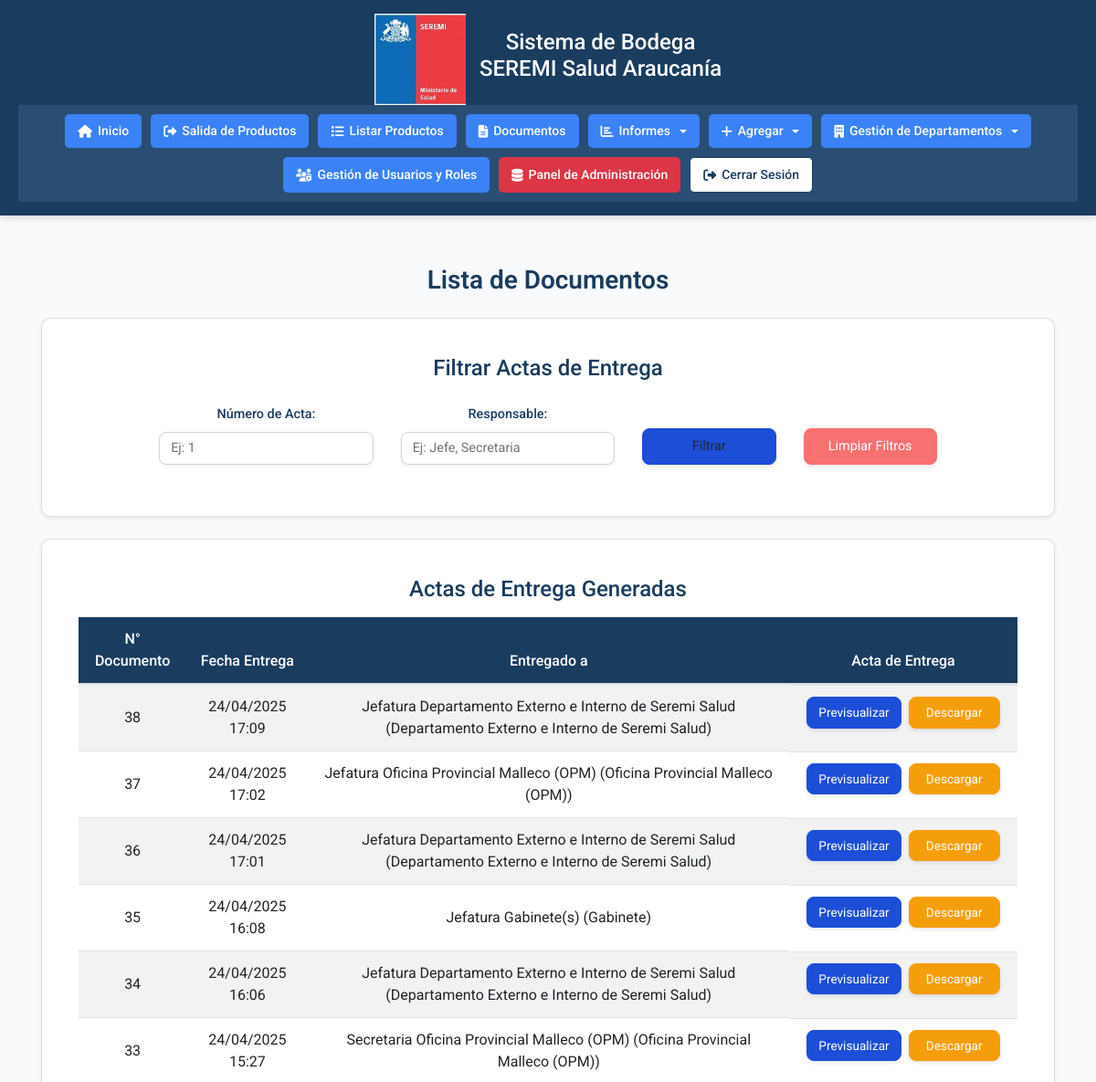
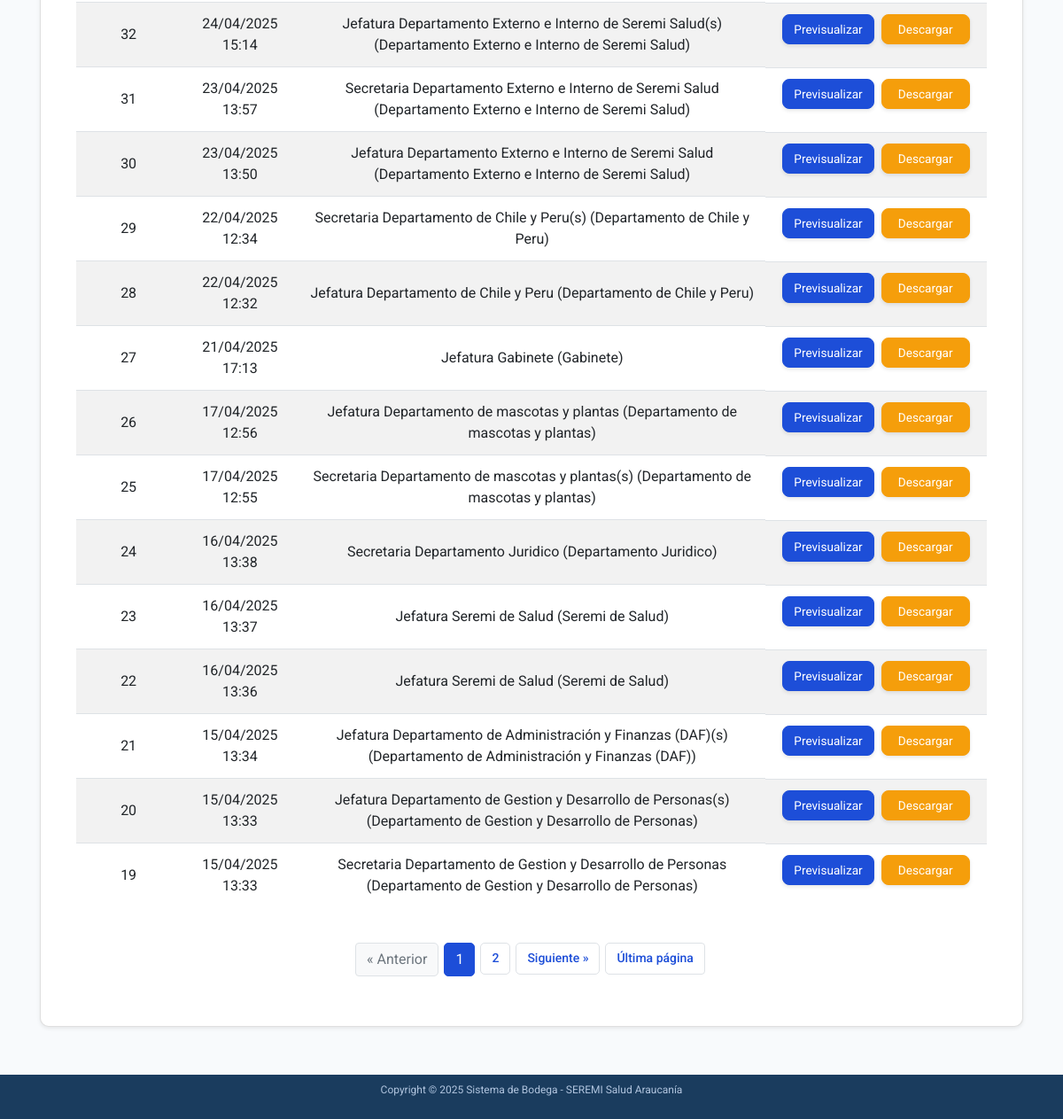
The page /accounts/listar-actas/ (signed in) on the database its author committed (2 pictures, top to bottom).
### accounts/models.py (models this page shows, shortened)
class ActaEntrega(models.Model):
    numero_acta = models.IntegerField()
    departamento = models.CharField(max_length=100)
    responsable = models.ForeignKey(
        'Responsable',
        on_delete=models.SET_NULL,
        null=True,
        related_name='actas_responsable',
        verbose_name="Responsable"
    )
    fecha = models.DateTimeField(auto_now_add=True)
    producto = models.ForeignKey(Producto, on_delete=models.CASCADE)
    cantidad = models.IntegerField()
    generador = models.ForeignKey(
        CustomUser,
        on_delete=models.SET_NULL,
        null=True,
        related_name='actas_generadas',
        verbose_name="Generador"
    )
    numero_siscom = models.CharField(max_length=50, blank=True, null=True)
    observacion = models.TextField(blank=True, null=True)
    class Meta:
        unique_together = ('numero_acta', 'producto')

class Responsable(models.Model):
    TIPO_RESPONSABLE = [
        ('Jefatura', 'Jefatura'),
        ('Jefatura Subrogante', 'Jefatura Subrogante'),
        ('Secretaria', 'Secretaria'),
        ('Secretaria Subrogante', 'Secretaria Subrogante'),
    ]
    departamento = models.ForeignKey(Departamento, on_delete=models.CASCADE, related_name='responsables')
    tipo = models.CharField(max_length=50, choices=TIPO_RESPONSABLE)
    nombre = models.CharField(max_length=100)
    class Meta:
        unique_together = ('departamento', 'tipo')
    def __str__(self):
        return f"{self.nombre} ({self.departamento.nombre})"

class Departamento(models.Model):
    nombre = models.CharField(max_length=100, unique=True)
    activo = models.BooleanField(default=True)

### accounts/views.py (the view)
# urls.py: path('listar-actas/', views.listar_actas, name='listar-actas'),  # Listar todas las actas de entrega
@login_required
def listar_actas(request):
    limpiar_sesion_productos_salida(request)
    actas = ActaEntrega.objects.all().order_by('-numero_acta')
    query_numero_acta = request.GET.get('numero_acta', '')
    query_responsable = request.GET.get('responsable', '')
    if query_numero_acta:
        try:
            actas = actas.filter(numero_acta__startswith=int(query_numero_acta))
        except ValueError:
            messages.error(request, 'El número de acta debe ser un valor numérico.')
    if query_responsable:
        actas = actas.filter(responsable__nombre__icontains=query_responsable)
    actas_dict = {acta.numero_acta: acta for acta in actas}
    actas_lista = sorted(actas_dict.values(), key=lambda x: x.numero_acta, reverse=True)
    page_obj = paginar_resultados(request, actas_lista, items_por_pagina=20)
    return render(request, 'accounts/listar_actas.html', {
        'actas': page_obj,
        'query_numero_acta': query_numero_acta,
        'query_responsable': query_responsable,
    })

### accounts/auth_backend.py (called while the page is built)
    def get_user(self, user_id):
        UserModel = get_user_model()
        try:
            return UserModel.objects.get(pk=user_id)
        except UserModel.DoesNotExist:
            return None

### accounts/views.py (called while the page is built)
def limpiar_sesion_productos_salida(request):
    if 'productos_salida' in request.session:
        del request.session['productos_salida']

def paginar_resultados(request, objetos, items_por_pagina=20):
    paginator = Paginator(objetos, items_por_pagina)
    page = request.GET.get('page')
    try:
        page_obj = paginator.page(page)
    except PageNotAnInteger:
        page_obj = paginator.page(1)
    except EmptyPage:
        page_obj = paginator.page(paginator.num_pages)
    return page_obj

### accounts/templates/accounts/listar_actas.html (shortened to what this page needs)
{% extends 'accounts/home.html' %}
{% load static %}
{% block content %}
<div class="container mt-4">
    <h2 class="text-center mb-4" style="color: #1a3c5e; font-weight: 600;">Lista de Documentos</h2>
    <div class="card form-card shadow-sm mb-4">
        <div class="card-body">
            <h4 class="text-center mb-4" style="color: #1a3c5e;">Filtrar Actas de Entrega</h4>
            <form method="get" class="row justify-content-center" id="search-form">
                <div class="col-md-3 mb-3">
                    <label for="numero_acta" class="form-label" style="color: #1a3c5e; font-weight: 500;">Número de Acta:</label>
                    <input type="number" name="numero_acta" id="numero_acta" class="form-control" value="{{ query_numero_acta }}" placeholder="Ej: 1">
                </div>
                <div class="col-md-3 mb-3">
                    <label for="responsable" class="form-label" style="color: #1a3c5e; font-weight: 500;">Responsable:</label>
                    <input type="text" name="responsable" id="responsable" class="form-control" value="{{ query_responsable }}" placeholder="Ej: Jefe, Secretaria">
                </div>
                <div class="col-md-2 mb-3 d-flex align-items-end">
                    <button type="button" id="filter-btn" class="btn btn-primary-custom btn-sm w-100">Filtrar</button>
                </div>
                <div class="col-md-2 mb-3 d-flex align-items-end">
                    <a href="{% url 'listar-actas' %}" class="btn btn-cancel-custom btn-sm w-100">Limpiar Filtros</a>
                </div>
            </form>
        </div>
    </div>
    <div class="card form-card shadow-sm mb-4">
        <div class="card-body">
            <h4 class="text-center mb-3" style="color: #1a3c5e;">Actas de Entrega Generadas</h4>
            <div id="table-container">
                {% if actas %}
                    <div class="table-responsive">
                        <table class="table table-striped table-hover">
                            <thead style="background-color: #1a3c5e; color: white;">
                                <tr>
                                    <th>N° Documento</th>
                                    <th>Fecha Entrega</th>
                                    <th>Entregado a</th>
                                    <th class="action-column">Acta de Entrega</th>
                                </tr>
                            </thead>
                            <tbody id="actas-table-body">
                                {% for acta in actas %}
                                    <tr>
                                        <td>{{ acta.numero_acta }}</td>
                                        <td>{{ acta.fecha|date:"d/m/Y H:i" }}</td>
                                        <td>{{ acta.responsable }}</td>
                                        <td class="action-buttons">
                                            <a href="{% url 'ver-acta-pdf' acta.numero_acta 'inline' %}" class="btn btn-preview-custom btn-sm" target="_blank">Previsualizar</a>
                                            <a href="{% url 'ver-acta-pdf' acta.numero_acta 'attachment' %}" class="btn btn-download-custom btn-sm">Descargar</a>
                                        </td>
                                    </tr>
                                {% endfor %}
                            </tbody>
                        </table>
                    </div>
                    {% if actas.has_other_pages %}
                        <nav aria-label="Paginación de actas">
                            <ul class="pagination justify-content-center mt-4">
                                {% if actas.has_previous %}
                                    <li class="page-item">
                                        <a class="page-link" href="?page={{ actas.previous_page_number }}{% if query_numero_acta %}&numero_acta={{ query_numero_acta }}{% endif %}{% if query_responsable %}&responsable={{ query_responsable }}{% endif %}" data-page="{{ actas.previous_page_number }}" aria-label="Anterior">
                                            <span aria-hidden="true">« Anterior</span>
                                        </a>
                                    </li>
                                {% else %}
                                    <li class="page-item disabled">
                                        <span class="page-link" aria-label="Anterior">
                                            <span aria-hidden="true">« Anterior</span>
                                        </span>
                                    </li>
                                {% endif %}
                                {% with start=actas.number|add:-5 end=actas.number|add:5 %}
                                    {% for num in actas.paginator.page_range %}
                                        {% if num >= start and num <= end %}
                                            {% if actas.number == num %}
                                                <li class="page-item active">
                                                    <span class="page-link">{{ num }} <span class="sr-only">(actual)</span></span>
                                                </li>
                                            {% else %}
                                                <li class="page-item">
                                                    <a class="page-link" href="?page={{ num }}" data-page="{{ num }}">{{ num }}</a>
                                                </li>
                                            {% endif %}
                                        {% endif %}
                                    {% endfor %}
                                {% endwith %}
                                {% if actas.has_next %}
                                    <li class="page-item">
                                        <a class="page-link" href="?page={{ actas.next_page_number }}" data-page="{{ actas.next_page_number }}" aria-label="Siguiente">
                                            <span aria-hidden="true">Siguiente »</span>
                                        </a>
                                    </li>
                                {% else %}
                                    <li class="page-item disabled">
                                        <span class="page-link" aria-label="Siguiente">
                                            <span aria-hidden="true">Siguiente »</span>
                                        </span>
                                    </li>
                                {% endif %}
                                <li class="page-item">
                                    <a class="page-link" href="?page={{ actas.paginator.num_pages }}" data-page="{{ actas.paginator.num_pages }}" aria-label="Última página">
                                        <span aria-hidden="true">Última página</span>
                                    </a>
                                </li>
                            </ul>
                        </nav>
                    {% endif %}
                {% else %}
                    <p class="text-center" style="color: #64748b;">No hay actas de entrega generadas.</p>
                {% endif %}
            </div>
        </div>
    </div>
</div>
{% endblock %}

### accounts/templates/accounts/home.html (style rules this page uses)
* { margin: 0; padding: 0; box-sizing: border-box; font-family: 'Roboto', Arial, sans-serif; }
body { background-color: #f8fafc; display: flex; flex-direction: column; min-height: 100vh; }
nav { display: flex; justify-content: center; gap: 10px; flex-wrap: wrap; }
nav a, .nav-button { color: white; text-decoration: none; padding: 8px 14px; background-color: #3b82f6; border-radius: 5px; transition: background-color 0.3s ease, transform 0.1s ease; display: flex; align-items: center; gap: 6px; font-size: 14px; font-weight: 500; }
main .container { width: 100%; padding: 0 15px; box-sizing: border-box; }
main h2 { color: #1a3c5e; font-size: 28px; font-weight: 700; margin-bottom: 10px; }
.form-card { background-color: #ffffff; border-radius: 10px; padding: 20px; max-width: 100%; margin: 0 auto; box-shadow: 0 4px 6px rgba(0, 0, 0, 0.1); }

### accounts/templates/accounts/listar_actas.html (style rules this page uses)
.form-card { background-color: #ffffff; border-radius: 10px; padding: 20px; max-width: 100%; margin: 0 auto; box-shadow: 0 4px 6px rgba(0, 0, 0, 0.1); }
.form-control { width: 100%; height: calc(1.5em + 0.75rem + 2px); padding: 0.375rem 0.75rem; font-size: 0.9rem; color: #495057; background-color: #fff; border: 1px solid #ced4da; border-radius: 8px; box-shadow: 0 2px 4px rgba(0, 0, 0, 0.05); transition: all 0.3s ease; }
.form-label { margin-bottom: 0.5rem; font-size: 0.9rem; }
.btn-primary-custom { background-color: #1d4ed8; border-color: #1d4ed8; padding: 8px 20px; font-size: 0.9rem; border-radius: 8px; box-shadow: 0 2px 4px rgba(0, 0, 0, 0.1); transition: all 0.3s ease; }
.btn-cancel-custom { background-color: #f87171; border-color: #f87171; padding: 8px 20px; font-size: 0.9rem; border-radius: 8px; box-shadow: 0 2px 4px rgba(0, 0, 0, 0.1); transition: all 0.3s ease; color: white; text-decoration: none; }
.action-column { min-width: 250px; }
.action-buttons { display: flex; flex-direction: row; flex-wrap: nowrap; gap: 8px; justify-content: center; align-items: center; }
.btn-preview-custom, .btn-download-custom { padding: 6px 12px; font-size: 0.85rem; border-radius: 8px; box-shadow: 0 2px 4px rgba(0, 0, 0, 0.1); transition: all 0.3s ease; color: white; text-decoration: none; min-width: 100px; text-align: center; display: inline-block; }
.btn-preview-custom { background-color: #1d4ed8; border-color: #1d4ed8; }
.btn-download-custom { background-color: #f59e0b; border-color: #f59e0b; }
.table th { background-color: #1a3c5e; color: white; font-weight: 500; vertical-align: middle; }
.table td { vertical-align: middle; }
.pagination .page-link { color: #1d4ed8; border: 1px solid #dee2e6; border-radius: 5px; margin: 0 3px; padding: 8px 12px; transition: all 0.3s ease; }
.pagination .page-item.active .page-link { background-color: #1d4ed8; border-color: #1d4ed8; color: white; }
.pagination .page-item.disabled .page-link { color: #6c757d; background-color: #f8f9fa; border-color: #dee2e6; cursor: not-allowed; }

### rows shown on the page
ActaEntrega: numero_acta "38", fecha "24/04/2025 17:09", responsable "Jefatura Departamento Externo e Interno de Seremi Salud (Departamento Externo e Interno de Seremi Salud)"
ActaEntrega: numero_acta "37", fecha "24/04/2025 17:02", responsable "Jefatura Oficina Provincial Malleco (OPM) (Oficina Provincial Malleco (OPM))"
ActaEntrega: numero_acta "36", fecha "24/04/2025 17:01", responsable "Jefatura Departamento Externo e Interno de Seremi Salud (Departamento Externo e Interno de Seremi Salud)"
ActaEntrega: numero_acta "35", fecha "24/04/2025 16:08", responsable "Jefatura Gabinete(s) (Gabinete)"
ActaEntrega: numero_acta "34", fecha "24/04/2025 16:06", responsable "Jefatura Departamento Externo e Interno de Seremi Salud (Departamento Externo e Interno de Seremi Salud)"
ActaEntrega: numero_acta "33", fecha "24/04/2025 15:27", responsable "Secretaria Oficina Provincial Malleco (OPM) (Oficina Provincial Malleco (OPM))"
ActaEntrega: numero_acta "32", fecha "24/04/2025 15:14", responsable "Jefatura Departamento Externo e Interno de Seremi Salud(s) (Departamento Externo e Interno de Seremi Salud)"
ActaEntrega: numero_acta "31", fecha "23/04/2025 13:57", responsable "Secretaria Departamento Externo e Interno de Seremi Salud (Departamento Externo e Interno de Seremi Salud)"
ActaEntrega: numero_acta "30", fecha "23/04/2025 13:50", responsable "Jefatura Departamento Externo e Interno de Seremi Salud (Departamento Externo e Interno de Seremi Salud)"
ActaEntrega: numero_acta "29", fecha "22/04/2025 12:34", responsable "Secretaria Departamento de Chile y Peru(s) (Departamento de Chile y Peru)"
ActaEntrega: numero_acta "28", fecha "22/04/2025 12:32", responsable "Jefatura Departamento de Chile y Peru (Departamento de Chile y Peru)"
ActaEntrega: numero_acta "27", fecha "21/04/2025 17:13", responsable "Jefatura Gabinete (Gabinete)"
ActaEntrega: numero_acta "26", fecha "17/04/2025 12:56", responsable "Jefatura Departamento de mascotas y plantas (Departamento de mascotas y plantas)"
ActaEntrega: numero_acta "25", fecha "17/04/2025 12:55", responsable "Secretaria Departamento de mascotas y plantas(s) (Departamento de mascotas y plantas)"
ActaEntrega: numero_acta "24", fecha "16/04/2025 13:38", responsable "Secretaria Departamento Juridico (Departamento Juridico)"
ActaEntrega: numero_acta "23", fecha "16/04/2025 13:37", responsable "Jefatura Seremi de Salud (Seremi de Salud)"
ActaEntrega: numero_acta "22", fecha "16/04/2025 13:36", responsable "Jefatura Seremi de Salud (Seremi de Salud)"
ActaEntrega: numero_acta "21", fecha "15/04/2025 13:34", responsable "Jefatura Departamento de Administración y Finanzas (DAF)(s) (Departamento de Administración y Finanzas (DAF))"
ActaEntrega: numero_acta "20", fecha "15/04/2025 13:33", responsable "Jefatura Departamento de Gestion y Desarrollo de Personas(s) (Departamento de Gestion y Desarrollo de Personas)"
ActaEntrega: numero_acta "19", fecha "15/04/2025 13:33", responsable "Secretaria Departamento de Gestion y Desarrollo de Personas (Departamento de Gestion y Desarrollo de Personas)"

### other values the page prints
{{ num }} "1"
{{ num }} "2"
